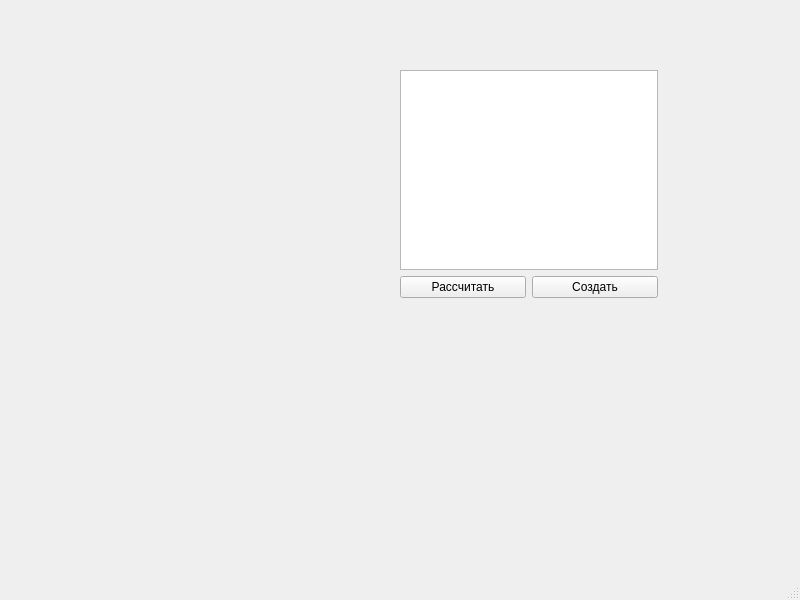
<?xml version="1.0" encoding="UTF-8"?>
<ui version="4.0">
 <class>MainWindow</class>
 <widget class="QMainWindow" name="MainWindow">
  <property name="geometry">
   <rect>
    <x>0</x>
    <y>0</y>
    <width>800</width>
    <height>600</height>
   </rect>
  </property>
  <property name="windowTitle">
   <string>MainWindow</string>
  </property>
  <widget class="QWidget" name="centralwidget">
   <widget class="QWidget" name="">
    <property name="geometry">
     <rect>
      <x>400</x>
      <y>70</y>
      <width>258</width>
      <height>228</height>
     </rect>
    </property>
    <layout class="QVBoxLayout" name="verticalLayout">
     <item>
      <widget class="QTextEdit" name="textEdit">
       <property name="readOnly">
        <bool>true</bool>
       </property>
      </widget>
     </item>
     <item>
      <layout class="QHBoxLayout" name="horizontalLayout">
       <item>
        <widget class="QPushButton" name="pushButton_calculate">
         <property name="text">
          <string>Рассчитать</string>
         </property>
        </widget>
       </item>
       <item>
        <widget class="QPushButton" name="pushButton_generate">
         <property name="text">
          <string>Создать</string>
         </property>
        </widget>
       </item>
      </layout>
     </item>
    </layout>
   </widget>
  </widget>
  <widget class="QMenuBar" name="menubar">
   <property name="geometry">
    <rect>
     <x>0</x>
     <y>0</y>
     <width>800</width>
     <height>23</height>
    </rect>
   </property>
  </widget>
  <widget class="QStatusBar" name="statusbar"/>
 </widget>
 <resources/>
 <connections/>
</ui>
